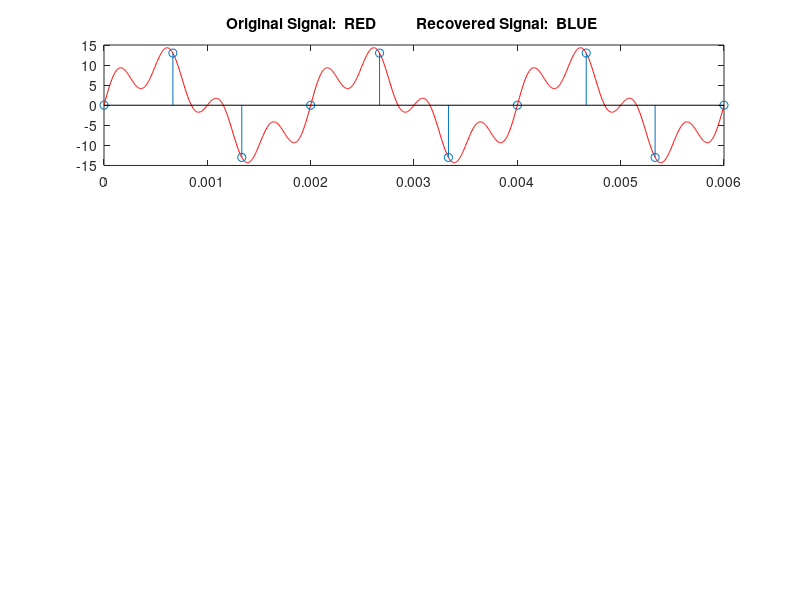

Source code (MATLAB): (Note: this script raises an error after producing the figure.)
f1 = 2000;% input signal freq1
f2 = 500;%input signal freq2
fs1=1500;fs2=6000;fs3=12000;%sample freq.s
T = 1/f2;
startT = 0;
endT = 3*T;  %take first 3 period duration
dt = 1/(f1*100);

dt1 = 1/fs1;
dt2 = 1/fs2;
dt3 = 1/fs3;
t = startT:dt:endT;
x = 5*sin(2*pi*f1*t)+10*sin(2*pi*f2*t);  %construct addition of two signal with diffrent freq.
t1 = startT:dt1:endT;           %sample with dif sample freq. fs1
x1 = 5*sin(2*pi*f1*t1)+10*sin(2*pi*f2*t1);
t2 = startT:dt2:endT;    %sample with dif sample freq. fs2
x2 = 5*sin(2*pi*f1*t2)+10*sin(2*pi*f2*t2);
t3 = startT:dt3:endT;    %sample with dif sample freq. fs2
x3 = 5*sin(2*pi*f1*t3)+10*sin(2*pi*f2*t3);
figure()  %plots
subplot(311)
plot(t,x,'r');
title(' Original Signal:  RED          Recovered Signal:  BLUE  ')
hold on
stem(t1,x1);
plot(t,iPolate(x1,t,dt,dt1),'b');
subplot(312)
plot(t,x,'r');
title('1: Undersampling   2: Empirical Nyquist rate   3: Oversampling    ');
hold on
stem(t2,x2);
plot(t,iPolate(x2,t,dt,dt2),'b');
subplot(313)
plot(t,x,'r');
hold on
stem(t3,x3);
plot(t,iPolate(x3,t,dt,dt3),'b');
function [Y]=iPolate(x,t,dt,dt_sample) %function to interpolate
Y = zeros(length(t));
for i=1:length(t)
for j=1:length(x)
Y(i)=Y(i) + x(j)*sinc(((i-1)*dt-(j-1)*dt_sample)/dt_sample);
end
end
end